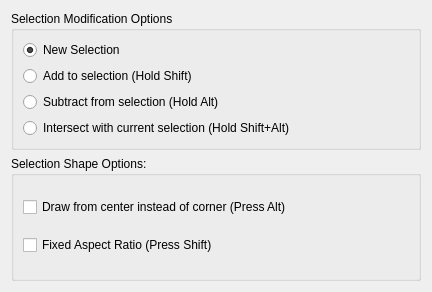
<ui version="4.0" >
 <class>SelectionModificationWidget</class>
 <widget class="QWidget" name="SelectionModificationWidget" >
  <property name="geometry" >
   <rect>
    <x>0</x>
    <y>0</y>
    <width>432</width>
    <height>292</height>
   </rect>
  </property>
  <property name="windowTitle" >
   <string>Form</string>
  </property>
  <layout class="QVBoxLayout" name="verticalLayout" >
   <item>
    <widget class="QGroupBox" name="groupBox" >
     <property name="title" >
      <string>Selection Modification Options</string>
     </property>
     <property name="checkable" >
      <bool>false</bool>
     </property>
     <layout class="QVBoxLayout" name="verticalLayout_2" >
      <item>
       <widget class="QRadioButton" name="new_selection_button" >
        <property name="text" >
         <string>New Selection</string>
        </property>
        <property name="checked" >
         <bool>true</bool>
        </property>
       </widget>
      </item>
      <item>
       <widget class="QRadioButton" name="add_selection_button" >
        <property name="text" >
         <string>Add to selection (Hold Shift)</string>
        </property>
       </widget>
      </item>
      <item>
       <widget class="QRadioButton" name="subtract_selection_button" >
        <property name="text" >
         <string>Subtract from selection (Hold Alt)</string>
        </property>
       </widget>
      </item>
      <item>
       <widget class="QRadioButton" name="intersect_selection_button" >
        <property name="text" >
         <string>Intersect with current selection (Hold Shift+Alt)</string>
        </property>
       </widget>
      </item>
     </layout>
    </widget>
   </item>
   <item>
    <widget class="QGroupBox" name="groupBox_2" >
     <property name="title" >
      <string>Selection Shape Options:</string>
     </property>
     <layout class="QVBoxLayout" name="verticalLayout_3" >
      <item>
       <widget class="QCheckBox" name="checkBox_draw_center" >
        <property name="text" >
         <string>Draw from center instead of corner (Press Alt)</string>
        </property>
       </widget>
      </item>
      <item>
       <widget class="QCheckBox" name="checkBox_fixed_aspect" >
        <property name="text" >
         <string>Fixed Aspect Ratio (Press Shift)</string>
        </property>
       </widget>
      </item>
     </layout>
    </widget>
   </item>
  </layout>
 </widget>
 <resources/>
 <connections/>
</ui>
